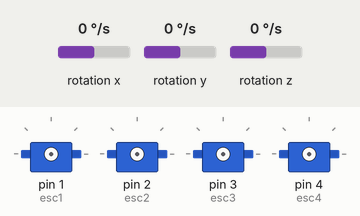
Simulated run of this sketch. Board: Arduino Uno, built with avr-gcc and run on an emulated ATmega328P. Parts: 4 × servo. Wiring (inferred from the names in the program): MPU-6050 motion sensor at I2C address 0x68. The test bench sets the inputs (shaded band); at power-on: rotation x 0 °/s, rotation y 0 °/s, rotation z 0 °/s. No radio packets arrive unless stated; what the sketch prints to the serial monitor is not drawn.

Above: at 0.0 s.
At 8.3 s:
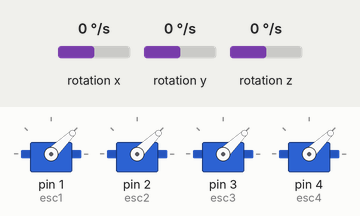
Timing chart, 0 to 9.8 s (numbered marks = the images above):
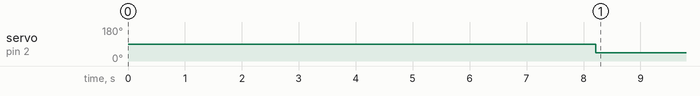

Measured:
- by itself, servo on pin 2 (esc2): 90° → 44° at 8.2 s

The sketch:

Quadcopter.ino
```cpp
#include <Wire.h>
#include <SPI.h>
#include <nRF24L01.h>
#include <RF24.h>
#include <Servo.h>

// Arduino variables//
unsigned long loop_timer;

long accelX, accelY, accelZ; // Raw accel values
long gyroX, gyroY, gyroZ; // Raw gyro values
float gForceX, gForceY, gForceZ; // accel values in Gs
float rotX, rotY, rotZ; // gyro values in deg/s
float angleX, angleY, angleZ; // gyro angle in degrees
double gyroOffset[3];

Servo esc1, esc2, esc3, esc4; // 1 FR, 3 RL (CCW) | 2 RR, 4 FL (CW)
int esc1_val, esc2_val, esc3_val, esc4_val; // Pulses for respective ESC in microseconds

float pid_p = 1.3;
float pid_i = 0.04;
float pid_d = 18.0;
float pid_yaw_p = 4.0;
float pid_yaw_i = 0.02;
float pid_yaw_d = 0;
int pid_max = 200;

float pid_mem_roll = 0.0;
float pid_mem_pitch = 0.0;
float pid_mem_yaw = 0.0;

float pid_last_err_roll = 0.0;
float pid_last_err_pitch = 0.0;
float pid_last_err_yaw = 0.0;

// Radio
RF24 radio(7,8);
const byte address[6] = "00001";

void setup() {
  Serial.begin(9600);
  // Radio setup
  radio.begin();
  radio.openReadingPipe(0,address);
  radio.setPALevel(RF24_PA_MAX);
  radio.setDataRate(RF24_250KBPS);
  radio.startListening();
  // MPU-6050 setup
  Wire.begin();
  setupMPU();
  calibrate();
  // Connect ESCs
  esc1.attach(1);
  esc1.writeMicroseconds(1000);
  esc2.attach(2);
  esc2.writeMicroseconds(1000);
  esc3.attach(3);
  esc3.writeMicroseconds(1000);
  esc4.attach(4);
  esc4.writeMicroseconds(1000);
  // Start loop timer
  loop_timer = micros();
}

void loop() {
  Serial.print(millis());
  Serial.print("AND");
  Serial.println(readRadio());
  while(micros() - loop_timer < 4000); // Wait 4000us
    loop_timer = micros();
}

// Only reads throttle for now
int readRadio()
{
  char text[32] = "";
  if (radio.available()) {
    radio.read(&text, sizeof(text));
    String transData = String(text);
    return map(transData.toInt(), 0, 1023, 1000, 2000);
  }
  return 0;
}

// Disables sleep mode, and sets sensitivity for the gyro and accelerometer.
// https://www.invensense.com/wp-content/uploads/2015/02/MPU-6000-Register-Map1.pdf
void setupMPU()
{
  Wire.beginTransmission(0b1101000); //This is the I2C address of the MPU (b1101000/b1101001 for AC0 low/high datasheet sec. 9.2)
  Wire.write(0x6B); //Accessing the register 6B - Power Management (Sec. 4.28)
  Wire.write(0b00000000); //Setting SLEEP register to 0. (Required; see Note on p. 9)
  Wire.endTransmission();
  Wire.beginTransmission(0b1101000); //I2C address of the MPU
  Wire.write(0x1B); //Accessing the register 1B - Gyroscope Configuration (Sec. 4.4)
  Wire.write(0x00000000); //Setting the gyro to full scale +/- 250deg./s
  Wire.endTransmission();
  Wire.beginTransmission(0b1101000); //I2C address of the MPU
  Wire.write(0x1C); //Accessing the register 1C - Acccelerometer Configuration (Sec. 4.5)
  Wire.write(0b00000000); //Setting the accel to +/- 2g
  Wire.endTransmission();
}

void calibrate()
{
  for (int i = 0; i < 2000; i++)
  {
    gyroRead();
    gyroOffset[0] += rotX;
    gyroOffset[1] += rotY;
    gyroOffset[2] += rotZ;
    delayMicroseconds(3000);
  }
  gyroOffset[0] /= 2000;
  gyroOffset[1] /= 2000;
  gyroOffset[2] /= 2000;
  Serial.println(gyroOffset[0]);
  Serial.println(gyroOffset[1]);
  Serial.println(gyroOffset[2]);
}

// Sets accX, accY, and accZ to respective accelerometer values (in Gs)
void accelRead()
{
  Wire.beginTransmission(0b1101000);
  Wire.write(0x3B);
  Wire.endTransmission();
  Wire.requestFrom(0b1101000, 6); // Requests values from address 3B to 40
  while(Wire.available() < 6);
  accelX = Wire.read()<<8|Wire.read(); //Store first two bytes into accelX
  accelY = Wire.read()<<8|Wire.read(); //Store middle two bytes into accelY
  accelZ = Wire.read()<<8|Wire.read(); //Store last two bytes into accelZ
  gForceX = accelX / 16384.0;
  gForceY = accelY / 16384.0;
  gForceZ = accelZ / 16384.0;
}

// Sets rotX, rotY, and rotZ to respective gyro values (in degrees per second)
void gyroRead()
{
  Wire.beginTransmission(0b1101000);
  Wire.write(0x43);
  Wire.endTransmission();
  Wire.requestFrom(0b1101000, 6); // Requests values from address 43 to 48
  while (Wire.available() < 6);
  gyroX = Wire.read()<<8|Wire.read();
  gyroY = Wire.read()<<8|Wire.read();
  gyroZ = Wire.read()<<8|Wire.read();
  rotX = gyroX / 131.0;
  rotY = gyroY / 131.0;
  rotZ = gyroZ / 131.0;
}

void adjustGyro()
{
  rotX -= gyroOffset[0];
  rotY -= gyroOffset[1];
  rotZ -= gyroOffset[2];
}

void complementary()
{
  accelRead();
  gyroRead();
  adjustGyro();
  float roll = atan2(accelY, accelZ) * 180 / 3.14159265358;
  float pitch = atan2(-accelX, accelZ) * 180 / 3.14159265358;
  angleX = 0.99 * (angleX + rotX * 0) + 0.01 * roll;
  angleY = 0.99 * (angleY + rotY * 0) + 0.01 * pitch;
  angleZ += rotZ * (1.0 / 250);
}

// Adjust ESC output based on user input.
void PID(int throttle, int roll, int pitch, int yaw) {
  if (true)
  {
    if (throttle > 1800)
    {
      throttle = 1800; // We need some room to keep full control at full throttle.
    }
    // Calculate PID setpoints based on input
    // Say Joystick returns x (sideways), y (forwards/backwards), and z (rotation)
    // And the map for the values is 1000 to 2000, where 1500 is the neutral position
    // What should the max tilt be? Let's say 15 degrees.
    // Then, the error in degrees is:
    float err_roll = 15.0 / 500.0 * (roll - 1500) - angleX;
    float err_pitch = 15.0 / 500.0 * (pitch - 1500) - angleY;
    // For Z, use angular velocity, not position. Max of 30 deg/s
    float err_yaw = 30.0 / 500.0 * (yaw - 1500);

    // Accumulate the integral
    pid_mem_roll += err_roll;
    pid_mem_pitch += err_pitch;
    pid_mem_yaw += err_yaw;

    // Don't want values over the max pid output being aggregated to integral
    //>/???
    if (pid_mem_roll > pid_max)
      pid_mem_roll = pid_max;
    else if (pid_mem_roll < -pid_max)
      pid_mem_roll = -pid_max;
    if (pid_mem_pitch > pid_max)
      pid_mem_pitch = pid_max;
    else if (pid_mem_pitch < -pid_max)
      pid_mem_pitch = -pid_max;
    if (pid_mem_yaw > pid_max)
      pid_mem_yaw = pid_max;
    else if (pid_mem_yaw < -pid_max)
      pid_mem_yaw = -pid_max;

    // Store err for use in next loop
    pid_last_err_roll = err_roll;
    pid_last_err_pitch = err_pitch;
    pid_last_err_yaw = err_yaw;
    //pid_last_time = micros();

    // Calculate PID output
    float pid_output_roll = pid_p * err_roll + pid_i * pid_mem_roll + pid_d * (err_roll - pid_last_err_roll);
    float pid_output_pitch = pid_p * err_pitch + pid_i * pid_mem_pitch + pid_d * (err_pitch - pid_last_err_pitch);
    float pid_output_yaw = pid_yaw_p * err_yaw + pid_yaw_i * pid_mem_yaw + pid_yaw_d * (err_yaw - pid_last_err_yaw);

    // Limit PID output to specified value (pid_max);
    if (pid_output_roll > pid_max)
      pid_output_roll = pid_max;
    else if (pid_output_roll < -pid_max)
      pid_output_roll = -pid_max;
    if (pid_output_pitch > pid_max)
      pid_output_pitch = pid_max;
    else if (pid_output_pitch < -pid_max)
      pid_output_pitch = -pid_max;
    if (pid_output_yaw > pid_max)
      pid_output_yaw = pid_max;
    else if (pid_output_yaw < -pid_max)
      pid_output_yaw = -pid_max;

    // Apply PID output to ESCs
    esc1_val = throttle - pid_output_pitch + pid_output_roll;// - pid_output_yaw; //(front-right - CCW)
    esc2_val = throttle + pid_output_pitch + pid_output_roll;// + pid_output_yaw; //(rear-right - CW)
    esc3_val = throttle + pid_output_pitch - pid_output_roll;// - pid_output_yaw; //(rear-left - CCW)
    esc4_val = throttle - pid_output_pitch - pid_output_roll;// + pid_output_yaw; //(front-left - CW)

    // Limit operating range of ESCs to 1100us to 2000us while flight mode is active
    if (esc1_val < 1100)
      esc1_val = 1100;
    if (esc2_val < 1100)
      esc2_val = 1100;
    if (esc3_val < 1000)
      esc3_val = 1100;
    if (esc4_val < 1100)
      esc4_val = 1100;
    if (esc1_val > 2000)
      esc1_val = 2000;
    if (esc2_val > 2000)
      esc2_val = 2000;
    if (esc3_val > 2000)
      esc3_val = 2000;
    if (esc4_val > 2000)
      esc4_val = 2000;
    /*
    // Print stuff
    Serial.print("Gyro (deg)");
    Serial.print(" X=");
    Serial.print(angleX);
    Serial.print(" Y=");
    Serial.print(angleY);
    Serial.print(" Z=");
    Serial.print(angleZ);
    Serial.print(" Accel (g)");
    Serial.print(" X=");
    Serial.print(gForceX);
    Serial.print(" Y=");
    Serial.print(gForceY);
    Serial.print(" Z=");
    Serial.print(gForceZ);
    Serial.print(", ESC1: ");
    Serial.print(esc1_val);
    Serial.print(", ESC2: ");
    Serial.print(esc2_val);
    Serial.print(", ESC3: ");
    Serial.print(esc3_val);
    Serial.print(", ESC4: ");
    Serial.print(esc4_val);
    Serial.print(", roll: ");
    Serial.print(pid_output_roll);
    Serial.print(", pitch: ");
    Serial.print(pid_output_pitch);
    Serial.print(", yaw: ");
    Serial.println(pid_output_yaw);
    */
  }
  else // Ensure motors are off when flight mode is not active
  {
    esc1_val = 1000;
    esc2_val = 1000;
    esc3_val = 1000;
    esc4_val = 1000;
  }
}

void printData() {
  Serial.print("Gyro (deg)");
  Serial.print(" X=");
  Serial.print(angleX);
  Serial.print(" Y=");
  Serial.print(angleY);
  Serial.print(" Z=");
  Serial.print(angleZ);
  Serial.print(" Accel (g)");
  Serial.print(" X=");
  Serial.print(gForceX);
  Serial.print(" Y=");
  Serial.print(gForceY);
  Serial.print(" Z=");
  Serial.print(gForceZ);
  Serial.print(", ESC1: ");
  Serial.print(esc1_val);
  Serial.print(", ESC2: ");
  Serial.print(esc2_val);
  Serial.print(", ESC3: ");
  Serial.print(esc3_val);
  Serial.print(", ESC4: ");
  Serial.println(esc4_val);
}
```
